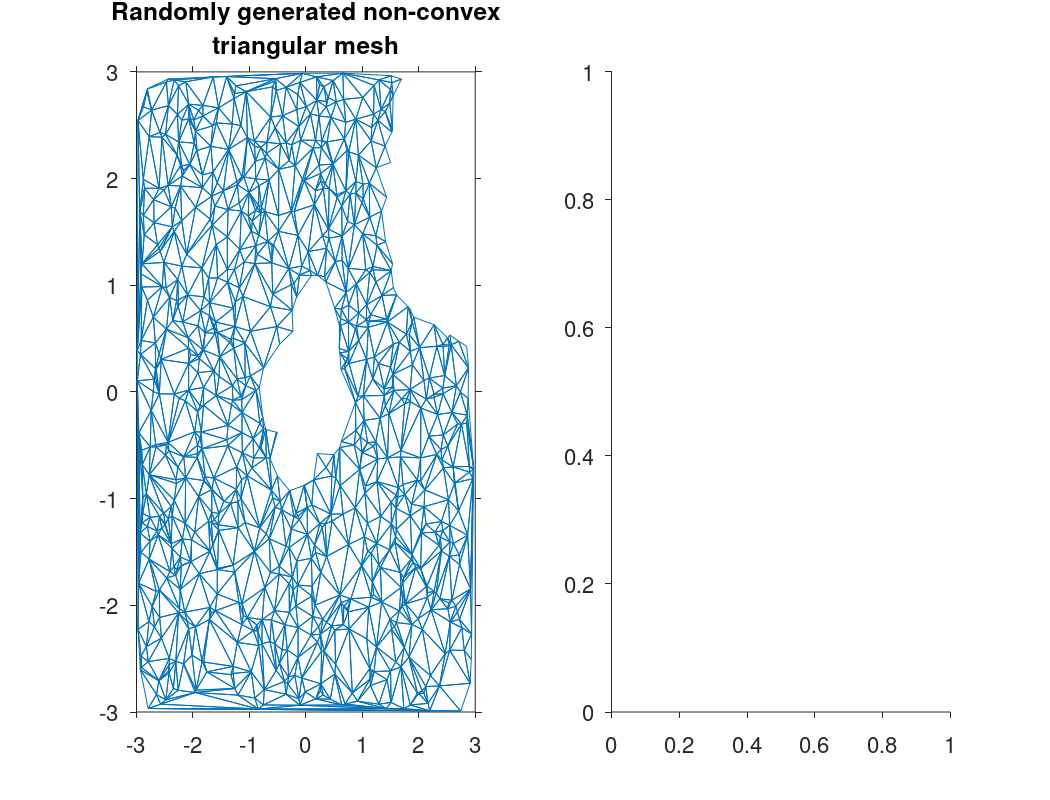

Here is the MATLAB script that generated this plot: (Note: this script raises an error after producing the figure.)
% TRIDEMO  Demonstration of triangular
% mesh contouring
%
% R. Pawlowicz (rpawlowicz@eos.ubc.ca) Mar/2013



% Example
res=1000;    % Number o random points

% Create a grid and a triangulation.
x=rand(res,1)*6-3;
y=rand(res,1)*6-3;
M=delaunay(x,y);
z=peaks(x,y);
 
% Now, remove triangles in the middle, and a bite
% out of the upper right corner
 
ii=find(sqrt(x.^2+y.^2)<.6 | sqrt((x-3).^2+(y-2).^2)<1.5 );
jj=zeros(size(M,1),1);
for l=1:size(M,1);
  jj(l)=any( M(l,1)==ii | M(l,2)==ii | M(l,3)==ii );
end;
M=M(~jj,:);

  

clf; orient landscape;
set(gcf,'defaultaxestickdir','out','defaultaxesfontsize',16);
subplot(121);
xx=[ x(M(:,[1 2 3 1])');NaN(1,size(M,1)) ];
yy=[ y(M(:,[1 2 3 1])');NaN(1,size(M,1)) ];
plot(xx(:),yy(:));
title({'Randomly generated non-convex','triangular mesh'});
axis([-3 3 -3 3]);


subplot(122);
[CS,h]=tricontf(x,y,M,z);
set(h,'edgecolor','none');
hold on;
[CS,h]=tricont(x,y,M,z,'-k');
clabel(CS,h,'fontsize',14);
hold off;
title({'...and the ''peaks'' function','contoured over that mesh'});
axis([-3 3 -3 3]);
 